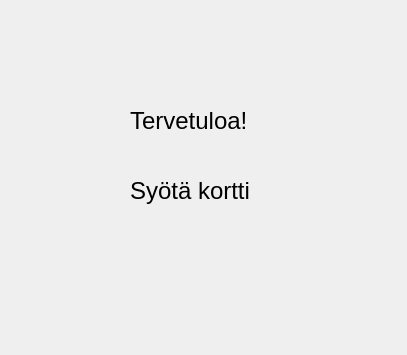
<?xml version="1.0" encoding="UTF-8"?>
<ui version="4.0">
 <class>RFIDmoottori</class>
 <widget class="QDialog" name="RFIDmoottori">
  <property name="geometry">
   <rect>
    <x>0</x>
    <y>0</y>
    <width>407</width>
    <height>355</height>
   </rect>
  </property>
  <property name="windowTitle">
   <string>Banksim</string>
  </property>
  <widget class="QLabel" name="label">
   <property name="geometry">
    <rect>
     <x>130</x>
     <y>90</y>
     <width>121</width>
     <height>61</height>
    </rect>
   </property>
   <property name="font">
    <font>
     <pointsize>18</pointsize>
    </font>
   </property>
   <property name="text">
    <string>Tervetuloa!</string>
   </property>
  </widget>
  <widget class="QLabel" name="label_2">
   <property name="geometry">
    <rect>
     <x>130</x>
     <y>160</y>
     <width>201</width>
     <height>61</height>
    </rect>
   </property>
   <property name="font">
    <font>
     <pointsize>18</pointsize>
    </font>
   </property>
   <property name="text">
    <string>Syötä kortti</string>
   </property>
  </widget>
 </widget>
 <resources/>
 <connections/>
</ui>
